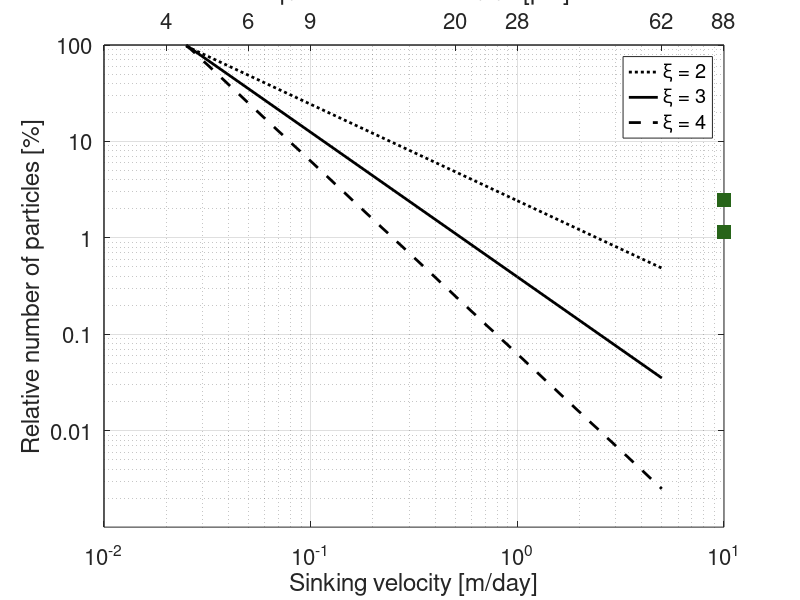
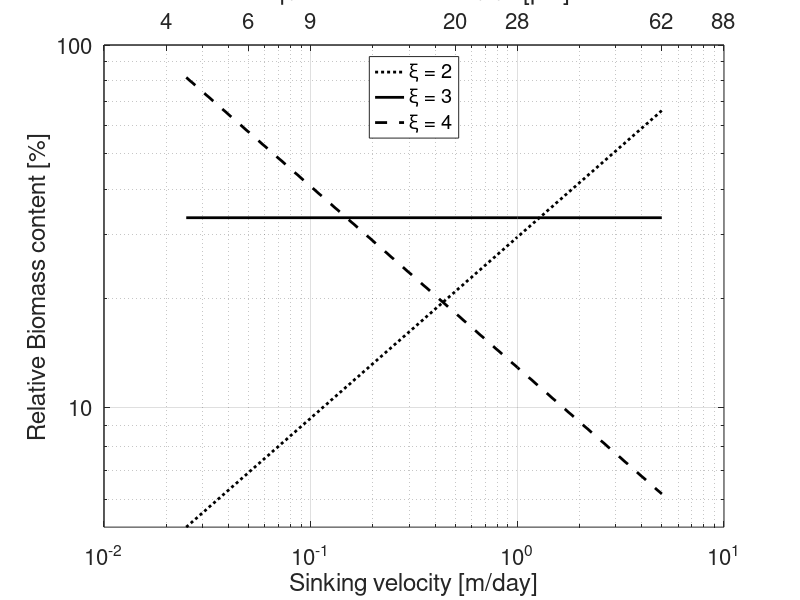

The MATLAB script that drew these images, in order:
clear
% Set of marameters
wmax = 5; wmin = 0.025;
slope = 3; B0 = 1;

% Compute total biomass based on the paramters
Btot = B0/(wmax.^((3-slope)/2))*(2/(5-slope)*wmax.^((5-slope)/2) - 2/(5-slope)*wmin.^((5-slope)/2));
B0 = B0/Btot;
B0025_3 = B0*(0.025/wmax).^((3-slope)/2);
B1_3 = B0*(1/wmax).^((3-slope)/2);
B5_3 = B0*(5/wmax).^((3-slope)/2);

% For Junge slope = 2
slope = 2;
% Compute biomass of 1 largest particle necessary to keep total biomass constant
B0 = Btot*(wmax.^((3-slope)/2))/(2/(5-slope)*wmax.^((5-slope)/2) - 2/(5-slope)*wmin.^((5-slope)/2));
B0025_2 = B0*(0.025/wmax).^((3-slope)/2);
B1_2 = B0*(1/wmax).^((3-slope)/2);
B5_2 = B0*(5/wmax).^((3-slope)/2);

% For Junge slope = 4
slope = 4;
% Compute biomass of 1 largest particle necessary to keep total biomass constant
B0 = Btot*(wmax.^((3-slope)/2))/(2/(5-slope)*wmax.^((5-slope)/2) - 2/(5-slope)*wmin.^((5-slope)/2));
B0025_4 = B0*(0.025/wmax).^((3-slope)/2);
B1_4 = B0*(1/wmax).^((3-slope)/2);
B5_4 = B0*(5/wmax).^((3-slope)/2);

% For Junge slope = 5
slope = 5;
% Compute biomass of 1 largest particle necessary to keep total biomass constant
B0 = Btot*(wmax.^((3-slope)/2))/(2/(5-slope)*wmax.^((5-slope)/2) - 2/(5-slope)*wmin.^((5-slope)/2));
B0025_5 = B0*(0.025/wmax).^((3-slope)/2);
B1_5 = B0*(1/wmax).^((3-slope)/2);
B5_5 = B0*(5/wmax).^((3-slope)/2);

% For Junge slope = 6
slope = 6;
% Compute biomass of 1 largest particle necessary to keep total biomass constant
B0 = Btot*(wmax.^((3-slope)/2))/(2/(5-slope)*wmax.^((5-slope)/2) - 2/(5-slope)*wmin.^((5-slope)/2));
B0025_6 = B0*(0.025/wmax).^((3-slope)/2);
B1_6 = B0*(1/wmax).^((3-slope)/2);
B5_6 = B0*(5/wmax).^((3-slope)/2);
%%

% Set colors for each class
color0025 = [215,48,39]/256;
color1 = [39,100,25]/256;
color5 = [49,54,149]/256;

figure(2)
thew = [0.025 1 5];
h1 = loglog(thew,[B0025_3 B1_3 B5_3]./sum([B0025_3 B1_3 B5_3])*100,'-k','linewidth',2);
hold on
h2 = loglog(thew,[B0025_2 B1_2 B5_2]./sum([B0025_2 B1_2 B5_2])*100,':k','linewidth',2);
h3 = loglog(thew,[B0025_4 B1_4 B5_4]./sum([B0025_4 B1_4 B5_4])*100,'--k','linewidth',2);


scatter(thew,[B0025_3 B1_3 B5_3]./sum([B0025_3 B1_3 B5_3])*100,100,cat(1,color0025,color1,color5),'s','filled');
scatter(thew,[B0025_2 B1_2 B5_2]./sum([B0025_2 B1_2 B5_2])*100,100,cat(1,color0025,color1,color5),'s','filled');
scatter(thew,[B0025_4 B1_4 B5_4]./sum([B0025_4 B1_4 B5_4])*100,100,cat(1,color0025,color1,color5),'s','filled');


grid on
set(gca,'fontsize',16,'ytick',[0 10 100],'ylim',[0 100],'yticklabel',{'0','10','100'})
xlabel('Sinking velocity [m/day]')
ylabel('Relative Biomass content [%]')
legend([h2 h1 h3],'\xi = 2','\xi = 3','\xi = 4','location','north')
%s1 = gca;
%h = findobj(gcf,'type','axes') % Find the axes object in the GUI
%s = copyobj(h,gcf) % Copy axes object h into figure f1
%set(s,'xaxislocation','top','color','none','XLabel',' ','YLabel',' ')


% get the figure smaller to accomodate the 2nd x-axis later
POS = get(gca,'position');
set(gca,'position',[POS(1) POS(2) POS(3) POS(4)-0.05])

% create 2 x-axis
axes('position',get(gca,'position'),...
    'xlim',get(gca,'xlim'),...
    'xscale','log',...
    'ylim',get(gca,'ylim'),...
    'ytick',get(gca,'ytick'),...
    'yticklabel',{},...
    'yscale','log',...
    'fontsize',16,...
    'color','none',...
    'XAxisLocation','top')
hold on
% Parameters for Stokes sinking velocity equation
g = 9.81;                   % m/s2
rho_water = 1026;           % kg/m3
rho_part = 1.01*rho_water;   % kg/m3
viscosity = 1.48e-3;        % Pa.s

% If I want to set ticks at specific radii
% myxtick = [0:10:80];
% wseq = (2.*(rho_part-rho_water).*g.*(myxtick/1e6).^2)./(9.*viscosity)*86400;
% set(gca,'xtick',wseq,'xticklabel',myxtick)

% If I want to compute the radius at the velocities already ticked on the
% 1st x-axis
Xtick = get(gca,'xtick');
Xtick = [0.02 0.05 0.1 0.5 1 5 10];
for ii = 1:length(Xtick)
    
    % equivalent stokes' radius
    xticklab{ii} = num2str(sqrt((9*viscosity*Xtick(ii)/86400)./(2*g*(rho_part-rho_water)))*1e6,'%.0f');
    
end

set(gca,'xtick',Xtick,'xticklabel',xticklab)
xlabel('Equivalent Stokes radius [\mum]')
set(gcf,'color','w')
%export_fig -r300 Fig4a.png
%%


%% This code plots the distribution of Particle, given a spectral slope and the number of LARGEST particle
clear
% Set colors for each class
color0025 = [215,48,39]/256;
color1 = [39,100,25]/256;
color5 = [49,54,149]/256;
counter = 1;
for spectral_slope = [2 3 4]
    
    % compute for the sinking velocity actually modeled
    ws = [0.025 1 5];
    N0 = 1971717;
    N = (ws/max(ws)).^-(spectral_slope/2)*N0;
    B = (ws/max(ws)).^((3-spectral_slope)/2);
    
    % Create the theoretical curve
    thexaxis = ws;
    theyaxis = (ws/max(ws)).^-(spectral_slope/2);
    theyaxis./sum(theyaxis)*100
    %
    
    figure(1)
    % theoretical curve
    if spectral_slope>3
        style = '--';
    elseif spectral_slope == 3
        style = '-';
    elseif spectral_slope <3
        style = ':';
    end

    % Plot N/N0
    h(counter) = plot(ws,theyaxis./sum(theyaxis)*100,'linestyle',style,'color','k','linewidth',2);
    hold on
    scatter(ws,theyaxis./sum(theyaxis)*100,100,cat(1,color0025,color1,color5),'s','filled')
    
    set(gca,'yscale','log','xscale','log','fontsize',16)
    grid on; axis tight;    
    
    xlabel('Sinking velocity [m/day]')
    %ylabel('Number of particles')
    xlim([0.01 10])
    counter = counter +1;
end
legend(h,'\xi = 2','\xi = 3','\xi = 4','location','northeast')
ylabel('Relative number of particles [%]')

% get the figure smaller to accomodate the 2nd x-axis later
POS = get(gca,'position');
set(gca,'position',[POS(1) POS(2) POS(3) POS(4)-0.05],'ytick',[0.01 0.1 1 10 100],'Yticklabel',{'0.01','0.1','1','10','100'}, 'ylim',[0.001 100])

% create 2 x-axis
axes('position',get(gca,'position'),...
    'xlim',get(gca,'xlim'),...
    'xscale','log',...
    'ylim',get(gca,'ylim'),...
    'ytick',get(gca,'ytick'),...
    'yticklabel',{},...
    'yscale','log',...
    'fontsize',16,...
    'color','none',...
    'XAxisLocation','top')
hold on
% Parameters for Stokes sinking velocity equation
g = 9.81;                   % m/s2
rho_water = 1026;           % kg/m3
rho_part = 1.01*rho_water;   % kg/m3
viscosity = 1.48e-3;        % Pa.s

% If I want to set ticks at specific radii
% myxtick = [0:10:80];
% wseq = (2.*(rho_part-rho_water).*g.*(myxtick/1e6).^2)./(9.*viscosity)*86400;
% set(gca,'xtick',wseq,'xticklabel',myxtick)

% If I want to compute the radius at the velocities already ticked on the
% 1st x-axis
Xtick = get(gca,'xtick');
Xtick = [0.02 0.05 0.1 0.5 1 5 10];
for ii = 1:length(Xtick)
    
    % equivalent stokes' radius
    xticklab{ii} = num2str(sqrt((9*viscosity*Xtick(ii)/86400)./(2*g*(rho_part-rho_water)))*1e6,'%.0f');
    
end

set(gca,'xtick',Xtick,'xticklabel',xticklab)
xlabel('Equivalent Stokes radius [\mum]')
set(gcf,'color','w')
%export_fig -r300 Fig4b.png